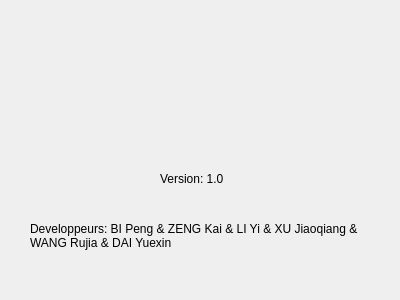
<?xml version="1.0" encoding="UTF-8"?>
<ui version="4.0">
 <class>AboutUs</class>
 <widget class="QDialog" name="AboutUs">
  <property name="geometry">
   <rect>
    <x>0</x>
    <y>0</y>
    <width>400</width>
    <height>300</height>
   </rect>
  </property>
  <property name="windowTitle">
   <string>About Us</string>
  </property>
  <widget class="QLabel" name="logoLabel">
   <property name="geometry">
    <rect>
     <x>1</x>
     <y>10</y>
     <width>401</width>
     <height>131</height>
    </rect>
   </property>
   <property name="text">
    <string/>
   </property>
   <property name="pixmap">
    <pixmap>Images/polytech.png</pixmap>
   </property>
  </widget>
  <widget class="QLabel" name="versionLabel">
   <property name="geometry">
    <rect>
     <x>160</x>
     <y>170</y>
     <width>121</width>
     <height>18</height>
    </rect>
   </property>
   <property name="text">
    <string>Version: 1.0</string>
   </property>
  </widget>
  <widget class="QLabel" name="developpeurLabel">
   <property name="geometry">
    <rect>
     <x>30</x>
     <y>210</y>
     <width>331</width>
     <height>51</height>
    </rect>
   </property>
   <property name="layoutDirection">
    <enum>Qt::LeftToRight</enum>
   </property>
   <property name="text">
    <string>Developpeurs: BI Peng &amp; ZENG Kai &amp; LI Yi &amp; XU Jiaoqiang &amp; WANG Rujia &amp; DAI Yuexin</string>
   </property>
   <property name="textFormat">
    <enum>Qt::AutoText</enum>
   </property>
   <property name="scaledContents">
    <bool>true</bool>
   </property>
   <property name="alignment">
    <set>Qt::AlignLeading|Qt::AlignLeft|Qt::AlignVCenter</set>
   </property>
   <property name="wordWrap">
    <bool>true</bool>
   </property>
  </widget>
 </widget>
 <resources/>
 <connections/>
</ui>
